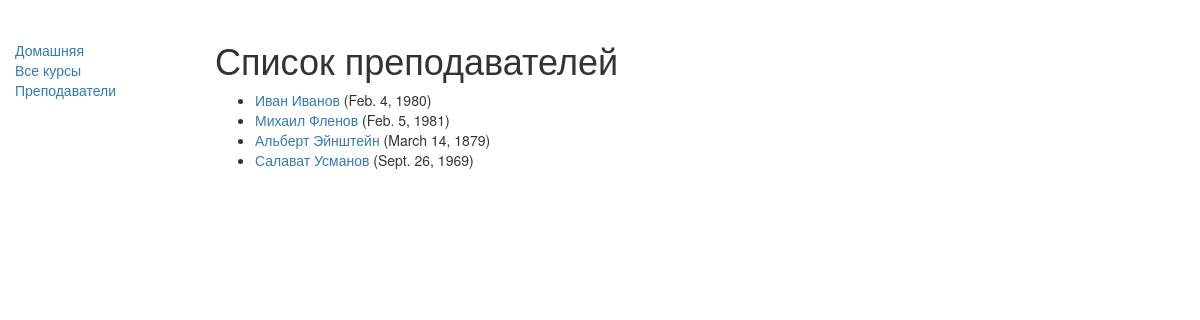
/firstapp/teacher/, run on the app's committed database.
### firstapp/models.py (models this page shows, shortened)
class teacher(models.Model):
        first_name = models.CharField(max_length=100)
        last_name = models.CharField(max_length=100)
        date_of_birth = models.DateField(null=True, blank=True)
        def get_absolute_url(self):
            return reverse('данные о преподавателе', args=[str(self.id)])

### firstapp/views.py (the view)
class teacherListView(generic.ListView):
    model = teacher

### firstapp/templates/firstapp/teacher_list.html
{% extends "base_generic.html" %}
{% block content %}
    <h1>Список преподавателей</h1>
    {% if teacher_list %}
    <ul>
      {% for teacher in teacher_list %}
      <li>
       <a href="{{ teacher.get_absolute_url }}">{{ teacher.first_name }} {{ teacher.last_name }}</a> ({{teacher.date_of_birth}})
      </li>
      {% endfor %}
    </ul>
    {% else %}
      <p>Преподаватели отсутствуют.</p>
    {% endif %}
{% endblock %}

### firstapp/templates/base_generic.html (shortened to what this page needs)
﻿<!DOCTYPE html>
<head>
  <link rel="stylesheet" href="https://maxcdn.bootstrapcdn.com/bootstrap/3.3.7/css/bootstrap.min.css">
  {% load static %}
  <link rel="stylesheet" href="{% static 'css/styles.css' %}">
</head>
<body>
  <div class="container-fluid">
    <div class="row">
      <div class="col-sm-2">
      {% block sidebar %}
      <ul class="sidebar-nav">
          <li><a href="{% url 'index' %}">Домашняя</a></li>
          <li><a href="{% url 'course' %}">Все курсы</a></li>
          <li><a href="{% url 'teacher' %}">Преподаватели</a></li>
      </ul>
     {% endblock %}
      </div>
      <div class="col-sm-10 ">
      {% block content %}{% endblock %}
      </div>
    </div>
  </div>
</body>
</html>

### firstapp/static/css/styles.css (style rules this page uses)
.sidebar-nav { margin-top: 20px; padding: 0; list-style: none; }

### data on the page
teacher: first_name "Иван", last_name "Иванов", date_of_birth "Feb. 4, 1980"
teacher: first_name "Михаил", last_name "Фленов", date_of_birth "Feb. 5, 1981"
teacher: first_name "Альберт", last_name "Эйнштейн", date_of_birth "March 14, 1879"
teacher: first_name "Салават", last_name "Усманов", date_of_birth "Sept. 26, 1969"
